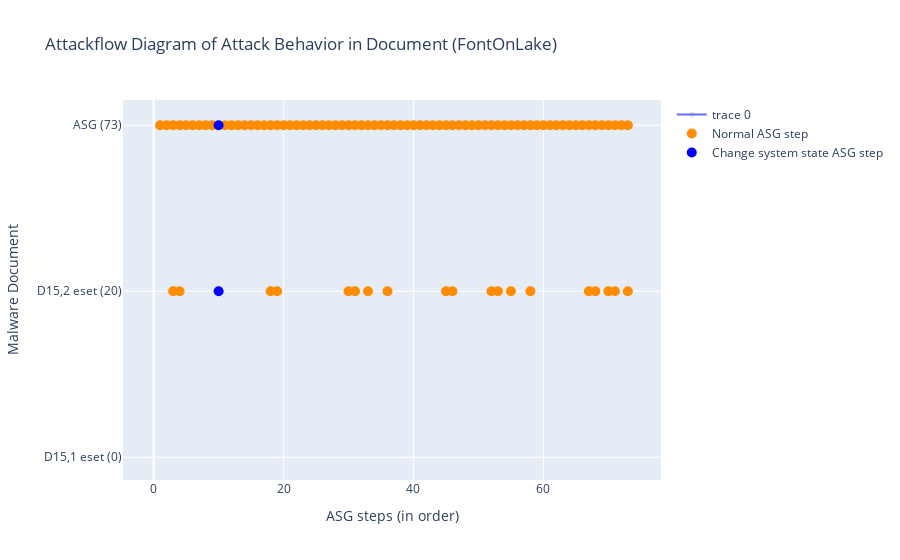

Notebook cell for this chart:
### Markdown cell above
### Run Script: draw Lifecycle diagram
- 兩個 traces (legend) 一般的 OP 和 ChangeSys OP。分兩個顏色，不重疊。
- x: [a,a,a,a,b,b,b,c,c,c] 不同 report 的 step 可以放同一個 list，因為屬於同個 trace。

### Code cell
# import plotly.express as px
import plotly
import plotly.graph_objects as go

def symmetric_difference(list1: list, list2: list) -> list:
    ''' return list1 - list2. '''
    s = set(list2)
    temp3 = [x for x in list1 if x not in s]
    return temp3

def draw_lifecycle(fset:FamilySet):
    familname = fset.familyname
    # reportnames = [rem.reportname for rem in fset.rem_lst if len(rem.match_regex)]

    fig = go.Figure()
    x, y = [], []
    x_sys, y_sys = [], []
    empty_columns = []

    for i, rem in enumerate(fset.rem_lst):
        numOfDot = len(rem.ASGstep_order_index)
        reportname = rem.reportname
        try:
            reportname = rem.reportname.split('.')[0]
            reportname = reportname.split('-')[1]
        except:
            print('source domian of report not found.')
            pass
        if reportname == 'Ms':
            reportname = 'Microsoft'
        idx = get_report_id(rem.reportname, mdf)
        reportname = f"{idx} {reportname}"
        reportname += f' ({numOfDot})'
        if len(rem.ASGstep_order_index) == 0:
            empty_columns.append(reportname)
            continue
        x_sys.extend(rem.SysASGstep_order_index) # 改變系統設定檔的 OP (這個變數有問題!!!)
        y_sys.extend([reportname] * len(rem.SysASGstep_order_index))
        current_x_normal = symmetric_difference(rem.ASGstep_order_index, rem.SysASGstep_order_index) # 一般的/其餘的 OP
        # print(reportname, 'numOfDot', numOfDot, 'rem.ASGstep_order_index', rem.ASGstep_order_index)
        # print('x_normal', current_x_normal, 'x_sys', rem.SysASGstep_order_index)
        x.extend(current_x_normal)
        y.extend([reportname] * len(current_x_normal))
        pass
    # todo: add baseline's lifecycle
    num_allstep = len(set(fset.sample.step_list))
    rowname = f'ASG ({num_allstep})'
    current_x_system = fset.sample.ASGstep_sysOnly_ordered_index # fset.sample.OPset_sysOnly_ordered_index
    current_x_normal = symmetric_difference(list(range(num_allstep)), current_x_system) # all steps - sysobj steps
    # print(sorted(current_x_system)) # 只能放UPDATE的，OPEN/READ不能喔
    x_sys.extend(current_x_system)
    y_sys.extend([rowname] * len(current_x_system)) 
    x.extend(current_x_normal)
    y.extend([rowname] * len(current_x_normal))
    # print(rowname, len(fset.sample.OPset), len(current_x_system), len(current_x_normal))

    # for empty_columns when report has no OPs
    for empty_col in empty_columns:
        fig.add_trace(go.Scatter(x=[0,], y=[empty_col,], marker=dict(opacity=0)))
    
    # normal OPs
    x = [idx+1 for idx in x] # add 1 to each asg index
    fig.add_trace(go.Scatter(
        x=x,
        y=y,
        marker=dict(color="darkorange", size=10),
        mode="markers",
        name="Normal ASG step", # Normal Operation Pair
    ))

    # changeSysObj OPs
    x_sys = x = [idx+1 for idx in x_sys]
    fig.add_trace(go.Scatter(
        x=x_sys,
        y=y_sys,
        marker=dict(color="blue", size=10),
        mode="markers",
        name="Change system state ASG step", # Change SR Operation Pair
    ))

    fig.update_layout(title=f"Attackflow Diagram of Attack Behavior in Document ({familname})",
                    xaxis_title="ASG steps (in order)",
                    yaxis_title="Malware Document")
    fig.show()

    if not os.path.exists("imgs"):
        os.mkdir("imgs")
    # fig.write_image(f"./imgs/{familname}_lifecycle.png") # bug -> no responce
    # plotly.offline.plot(fig, filename=f"./imgs/{familname}_lifecycle.html", auto_open=False)
    pass

draw_lifecycle(fset)

### Figure 1 — Plotly figure (JSON) as saved in the notebook; plotly's stock layout.template omitted (floating-point values rounded to 4 significant figures)
{"data": [{"marker": {"opacity": 0}, "type": "scatter", "x": [0], "y": ["D15,1 eset (0)"]}, {"marker": {"color": "darkorange", "size": 10}, "mode": "markers", "name": "Normal ASG step", "type": "scatter", "x": [3, 4, 18, 19, 30, 31, 33, 36, 45, 46, 52, 53, 55, 58, 67, 68, 70, 71, 73, 1, 2, 3, 4, 5, 6, 7, 8, 9, 11, 12, 13, 14, 15, 16, 17, 18, 19, 20, 21, 22, 23, 24, 25, 26, 27, 28, 29, 30, 31, 32, 33, 34, 35, 36, 37, 38, 39, 40, 41, 42, 43, 44, 45, 46, 47, 48, 49, 50, 51, 52, 53, 54, 55, 56, 57, 58, 59, 60, 61, 62, 63, 64, 65, 66, 67, 68, 69, 70, 71, 72, 73], "y": ["D15,2 eset (20)", "D15,2 eset (20)", "D15,2 eset (20)", "D15,2 eset (20)", "D15,2 eset (20)", "D15,2 eset (20)", "D15,2 eset (20)", "D15,2 eset (20)", "D15,2 eset (20)", "D15,2 eset (20)", "D15,2 eset (20)", "D15,2 eset (20)", "D15,2 eset (20)", "D15,2 eset (20)", "D15,2 eset (20)", "D15,2 eset (20)", "D15,2 eset (20)", "D15,2 eset (20)", "D15,2 eset (20)", "ASG (73)", "ASG (73)", "ASG (73)", "ASG (73)", "ASG (73)", "ASG (73)", "ASG (73)", "ASG (73)", "ASG (73)", "ASG (73)", "ASG (73)", "ASG (73)", "ASG (73)", "ASG (73)", "ASG (73)", "ASG (73)", "ASG (73)", "ASG (73)", "ASG (73)", "ASG (73)", "ASG (73)", "ASG (73)", "ASG (73)", "ASG (73)", "ASG (73)", "ASG (73)", "ASG (73)", "ASG (73)", "ASG (73)", "ASG (73)", "ASG (73)", "ASG (73)", "ASG (73)", "ASG (73)", "ASG (73)", "ASG (73)", "ASG (73)", "ASG (73)", "ASG (73)", "ASG (73)", "ASG (73)", "ASG (73)", "ASG (73)", "ASG (73)", "ASG (73)", "ASG (73)", "ASG (73)", "ASG (73)", "ASG (73)", "ASG (73)", "ASG (73)", "ASG (73)", "ASG (73)", "ASG (73)", "ASG (73)", "ASG (73)", "ASG (73)", "ASG (73)", "ASG (73)", "ASG (73)", "ASG (73)", "ASG (73)", "ASG (73)", "ASG (73)", "ASG (73)", "ASG (73)", "ASG (73)", "ASG (73)", "ASG (73)", "ASG (73)", "ASG (73)", "ASG (73)"]}, {"marker": {"color": "blue", "size": 10}, "mode": "markers", "name": "Change system state ASG step", "type": "scatter", "x": [10, 10], "y": ["D15,2 eset (20)", "ASG (73)"]}], "layout": {"title": {"text": "Attackflow Diagram of Attack Behavior in Document (FontOnLake)"}, "xaxis": {"title": {"text": "ASG steps (in order)"}}, "yaxis": {"title": {"text": "Malware Document"}}}}
